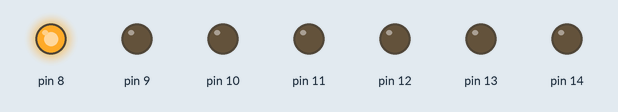
The sketch below on a simulated Arduino Uno, built with avr-gcc and run on an emulated ATmega328P. Shown: output pins drawn as LEDs (lit = HIGH).

Above: at 0.02 s.
At 0.42 s:
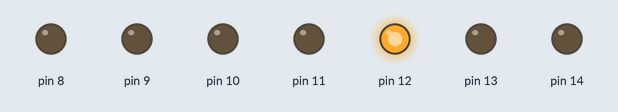
At 0.72 s:
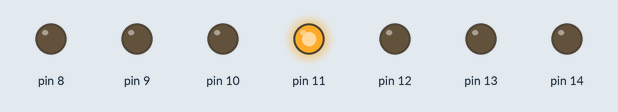
At 1.47 s:
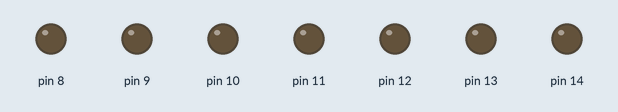
At 2.22 s:
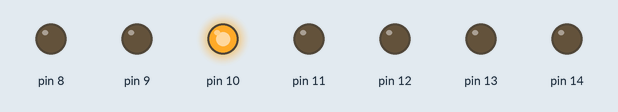
At 2.92 s:
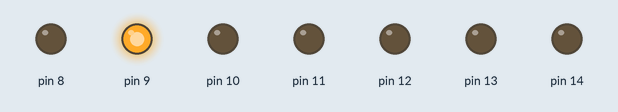
Timing chart, 0 to 3.2 s (numbered marks = the images above):
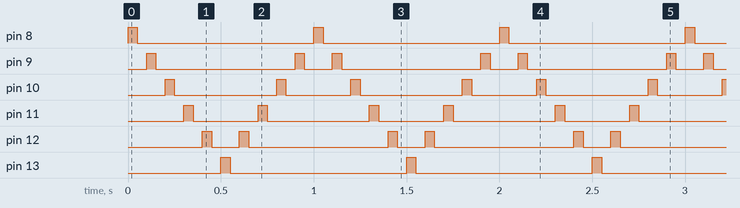

The sketch:

karasimsek.ino
```cpp
int sure = 50;

void setup() {
 for(int port = 8;port<15;port++){
  pinMode(port,OUTPUT);
 }
}

void loop() {

  for(int i = 8;i < 14;i++){

    digitalWrite(i,1);
     delay(sure);
    digitalWrite(i,0);
     delay(sure);
  }
    for(int i = 12;i > 8;i--){

    digitalWrite(i,1);
     delay(sure);
    digitalWrite(i,0);
     delay(sure);
  }
}
```

Measured:
- by itself, pin 8, pin 13: alternates HIGH for 0.05 s and LOW for 0.95 s
- by itself, pin 9: repeats every 1.0 s: LOW 0.75 s, HIGH 0.05 s, LOW 0.15 s, HIGH 0.05 s
- by itself, pin 10: repeats every 1.0 s: LOW 0.55 s, HIGH 0.05 s, LOW 0.35 s, HIGH 0.05 s
- by itself, pin 11: repeats every 1.0 s: LOW 0.35 s, HIGH 0.05 s, LOW 0.55 s, HIGH 0.05 s
- by itself, pin 12: repeats every 1.0 s: LOW 0.15 s, HIGH 0.05 s, LOW 0.75 s, HIGH 0.05 s
